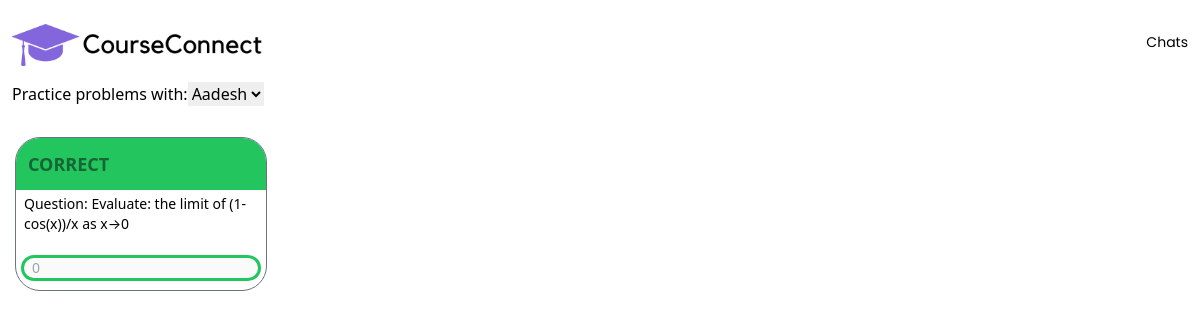
Screenshot of /practice-problems (signed in) with the database file from the repository.
### packages/models.py (models this page shows, shortened)
class PracticeProblem(database.Model):
    __tablename__ = "practiceproblem"
    id = database.Column("id", database.Integer, primary_key=True)
    chatroom = database.relationship("Chatroom", secondary="chatroom_practiceproblem")
    course = database.Column(database.String(100))
    question = database.Column(database.String(100))
    user_1_answer = database.Column(database.String(100))
    user_2_answer = database.Column(database.String(100))
    user_1_status = database.Column(database.String(100), default="open")
    user_2_status = database.Column(database.String(100), default="open")
    user_1_progress = database.Column(database.Integer)
    user_2_progress = database.Column(database.Integer)
    def get_user_answer(self, user, chatroom):
        user_id = user.id
        chatroom_id = chatroom.id
        chatroom = Chatroom.query.filter_by(id=chatroom_id).first()
        user_1, user_2 = map(int, chatroom.name.split("x"))
        if user_id == user_1:
            return self.user_1_answer
        else:
            return self.user_2_answer
    def get_status(self, user, chatroom):
        user_id = user.id
        chatroom_id = chatroom.id
        chatroom = Chatroom.query.filter_by(id=chatroom_id).first()
        user_1, user_2 = map(int, chatroom.name.split("x"))
        if user_id == user_1:
            return self.user_1_status
        else:
            return self.user_2_status
    @staticmethod
    def custom_sort_key(practice_problem):
        status_order = {"open": 1, "grading": 2, "unanswered": 3, "answered": 4}
        return status_order.get(practice_problem.user_1_status, 5)
    @classmethod
    def get_problems(cls, practice_problems):
        sorted_problems = sorted(practice_problems, key=cls.custom_sort_key)
        return sorted_problems

class Chatroom(database.Model):
    id = database.Column("id", database.Integer, primary_key=True)
    practice_problems = database.relationship("PracticeProblem", secondary=chatroom_practiceproblem)
    practice_problems = database.relationship(
        "PracticeProblem",
        secondary=chatroom_practiceproblem,
        overlaps="chatroom",
    )
    name = database.Column(database.String(100))
    commonality = database.Column(database.String(100))
    messages = database.relationship("Message", back_populates="chatroom")
    users = database.relationship('Users', secondary=user_chatroom_association, back_populates='chatrooms')
    user_1_open = database.Column(database.Boolean, default=False)
    user_2_open = database.Column(database.Boolean, default=False)
    def get_friend(self, user):
        user_a, user_b = map(int, self.name.split("x"))
        if user_a == user.id:
            return Users.get_user(id=user_b)
        else:
            return Users.get_user(id=user_a)
    def get_practice_problems(self):
        practice_problems = self.practice_problems
        return PracticeProblem.get_problems(practice_problems)

### app.py (the view)
@app.route("/practice-problems")
@logged_in
def practice_problems():
    email = flask.session.get("email")
    user = Users.get_user(email=email)
    return flask.render_template("practice_problems.html", user=user)

### packages/backend.py (called while the page is built)
def logged_in(f):
    @wraps(f)
    def validator(*args, **kwargs):
        if flask.session.get("email"):
            return f(*args, **kwargs)
        else:
            return flask.redirect("/")
    return validator

### packages/models.py (called while the page is built)
    def get_chatrooms(self):
        chatrooms_list = []
        for chatroom_name in self.chatroom_ordering:
            chatrooms_list.append(Chatroom.query.filter_by(name=chatroom_name).first())
        return chatrooms_list

    @staticmethod
    def get_user(email=None, id=None):
        if email:
            return Users.query.filter_by(email=email).first()
        if id:
            return Users.query.filter_by(id=id).first()

### templates/practice_problems.html (shortened to what this page needs)
<!DOCTYPE html>
<html lang="en">
<head>
    <link href="../static/css/output.css" rel="stylesheet">
</head>
<body>
    <div class="p-3 flex flex-col space-y-1">
        <nav class="flex flex-col min-[540px]:flex-row justify-between py-3 space-y-2">
            <img src="../static/img/logo.png" width="250px">
            <div class="flex flex-row space-x-5 font-poppins text-sm">
                <a href="/chats">Chats</a>
            </div>
        </nav>
        <div class="flex flex-row">
            <p>Practice problems with:</p>
            <select id="chatroomSelector" onchange="changeCRDivs()">
                {% for chatroom in user.get_chatrooms() %}
                    <option value="{{ chatroom.id }}">{{ chatroom.get_friend(user).name }}</option>
                {% endfor %}
            </select>
        </div>
        <br>
        <div id="allChatroomAreas">
        {% for chatroom in user.get_chatrooms() %}
        <div class="flex flex-col" id="div_{{ chatroom.id }}" {% if chatroom!=user.get_chatrooms()[0] %}style="display:none;"{% endif %}>
            <div class="flex flex-row flex-wrap">
            {% for practice_problem in chatroom.get_practice_problems() %}
            <div class="flex flex-col rounded-3xl outline outline-1 outline-gray-500 w-[250px] m-1" chatroomId="{{ chatroom.id }}" id="{{ practice_problem.id }}">
                {% if practice_problem.get_status(user, chatroom) == "open" %}
                <div class="bg-gray-500 w-full p-3 rounded-t-3xl">
                    <p class="text-gray-800 font-bold text-lg">UNANSWERED</p>
                </div>
                <div class="flex flex-col space-y-1 px-2 pt-1 pb-3 text-sm h-full justify-between">
                    <p id="{{ practice_problem.id }}Question">Question: {{ practice_problem.question }}</p>
                    <br>
                    <div class="flex flex-row space-x-1">
                        <input id="{{ practice_problem.id }}Answer" class="outline outline-gray-500 rounded-3xl px-2">
                        <button  onclick="submitAnswer('{{ practice_problem.id }}')" class="px-2 py-1 bg-accent text-white rounded-3xl">Submit</button>
                    </div>
                </div>
                {% elif practice_problem.get_status(user, chatroom) == "correct" %}
                <div class="bg-green-500 w-full p-3 rounded-t-3xl">
                    <p class="text-green-800 font-bold text-lg">CORRECT</p>
                </div>
                <div class="flex flex-col space-y-1 px-2 pt-1 pb-3 text-sm h-full justify-between">
                    <p>Question: {{ practice_problem.question }}</p>
                    <br>
                    <div class="flex flex-row space-x-1">
                        <input id="{{ practice_problem.id }}Answer" placeholder="{{ practice_problem.get_user_answer(user, chatroom) }}" disabled="disabled" class="w-full outline outline-green-500 rounded-3xl px-2">
                    </div>
                </div>
                {% endif %}
            </div>
            {% endfor %}
            </div>
        </div>
        {% endfor %}
        </div>
    </div>
</body>
</html>

### rows the page displays
PracticeProblem: question "Evaluate: the limit of (1-cos(x))/x as x→0", get_user_answer "0"

### other values shown
form field value "Aadesh"
